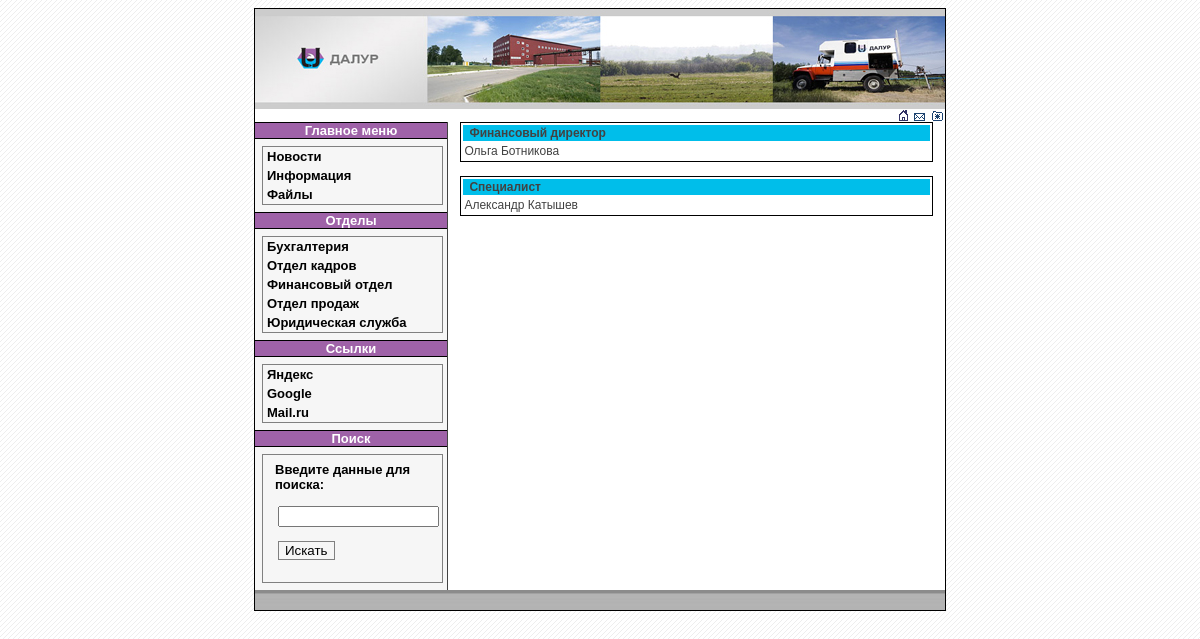
Page /view_dep.php?dep=3 on the committed database.
### tables this page shows
CREATE TABLE `departments` (
  `id` int NOT NULL AUTO_INCREMENT,
  `title` text NOT NULL,
  PRIMARY KEY (`id`)
);

CREATE TABLE `links` (
  `id` int NOT NULL AUTO_INCREMENT,
  `title` text NOT NULL,
  `link` text NOT NULL,
  PRIMARY KEY (`id`)
);

CREATE TABLE `workers` (
  `id` int NOT NULL AUTO_INCREMENT,
  `name` text NOT NULL,
  `position` text NOT NULL,
  `department` int NOT NULL,
  PRIMARY KEY (`id`),
  KEY `department` (`department`),
  CONSTRAINT `workers_ibfk_1` FOREIGN KEY (`department`) REFERENCES `departments` (`id`)
);

### blocks/lefttd.php (the view)
<td width="184" valign="top" class="left">
<div class="menu_title">Главное меню</div>
<div id="coolmenu">
<a href="index.php">Новости</a>
<a href="info.php">Информация</a>
<a href="files.php">Файлы</a>
</div>
<div class="menu_title">Отделы</div>
<div id="coolmenu">
<?
$sql_dep = "select * from departments";
$result_dep = $conn->query($sql_dep);
if ($result_dep->num_rows > 0){
while($row = $result_dep->fetch_assoc() ){
      echo "<a href='view_dep.php?dep=" . $row["id"] . "'>" .  $row["title"] . "</a>";
}
} else {
      echo "<p>Отделов нет, разогнали";
}
?>
</div>
<div class="menu_title">Ссылки</div>
<div id="coolmenu">
<?
$sql_link = "select * from links";
$result_link = $conn->query($sql_link);
if ($result_link->num_rows > 0){
while($row = $result_link->fetch_assoc() ){
      echo "<a href='" . $row["link"] . "'>" .  $row["title"] . "</a>";
}
} else {
      echo "<p>Ссылок нет, мы в 21 веке";
}
?>
</div>
<div class="menu_title">Поиск</div>
<div id="coolmenu">
<form class="bottom" action="view_search.php" method="post" name="form_s">
<p class="search_text">Введите данные для поиска:</p><br>
<p class="search_input"><input  type="text" size="17" maxlength="50" name="search"></p><br>
<input class="search_button" type="submit" name="submit_s" value="Искать">
</form></div>
</td>

### view_dep.php (shortened to what this page needs)
<? include ("blocks/bd.php");
if (isset($_GET['dep'])) {$dep = $_GET['dep']; }
$sql_dep = "select * from departments where id='$dep'";
$result_dep = $conn->query($sql_dep);
if ($result_dep->num_rows > 0){
while($row = $result_dep->fetch_assoc() ){
?>
<html>
<head>
  <title><? echo "Отделы - " . $row["title"]; }}?> </title>
<link href="style.css" rel="stylesheet" type="text/css">
</head>
<body>
<table width="690" border="0" align="center" cellpadding="0" cellspacing="0" bgcolor="#FFFFFF" class="main_border">
  <?php include ("blocks/header.php"); ?>
  <tr>
    <td valign="top"><?php include ("blocks/adds.php"); ?>
    <table width="100%" border="0" cellspacing="0" cellpadding="0">
      <tr>
          <?php include ("blocks/lefttd.php"); ?>
        <td valign="top">
            <?
  $sql_dep = "select * from workers, departments where departments.id='$dep' and workers.department='$dep'";
$result_dep = $conn->query($sql_dep);
if($result_dep->num_rows > 0){
while($row = $result_dep->fetch_assoc() ){
        echo "<table align='center' class='news'>";
        echo "<tr>";
        echo "<td class='news_title'><p class='news_name'>". $row["position"] ."</p>";
        echo "</tr>";
        echo "<tr>";
        echo "<td>" . $row["name"] . "</td>";
        echo "</tr>";
        echo "</table><br>";
}}
else {
      echo "<h3 align='center'>В базе данных нет записей</h3>";
}
?>
        </td>
      </tr>
    </table></td>
  </tr>
    <?php include ("blocks/footer.php"); ?>
</table>
</body>
</html>

### style.css (style rules this page uses)
.main_border { border:1px solid #000000; }
body { background-image:url(img/bg.gif); }
.left { background-color:#f6f6f6; border-right:1px solid #424242; }
p { font-family:Arial, Helvetica, sans-serif; font-size:12px; color:424242; margin-left:12px; }
.menu_title { font-family:Arial, Helvetica, sans-serif; font-size:13px; color:#ffffff; text-align:center; font-weight:bold; border-top:1px solid #000000; border-bottom:1px solid #000000; background-color:#9F62A8; }
.news { border:1px solid #000; width:95%; }
.news_title { background-color:#00BEEA; }
.news_name { margin-top:0px; margin-bottom:0px; margin-left:5px; font-weight:bold; }
.search_text { font-size:13px; margin-right:7px; margin-bottom:0px; margin-top:7px; font-weight:bold; color:#000000; }
.search_button { border:1px solid gray; background-color:#f6f6f6; margin-left:15px; margin-bottom:10px; }
.search_input { margin-bottom:0px; margin-top:0px; margin-left:15px; }
#coolmenu { border: 1px solid gray; border-bottom-width: 0; width: 93%; background-color: #f6f6f6; margin:7px; border-bottom: 1px solid gray; border-top: 1px solid gray; }
#coolmenu a { font: bold 13px Arial, Helvetica, sans-serif; padding: 2px; padding-left: 4px; display: block; width: 100%; color: #000000; text-decoration: none; }
html>body #coolmenu a { width: auto; }

### view_dep.php (style rules this page uses)
body,td,th { font-family:Arial, Helvetica, sans-serif; font-size: 12px; color: #424242; }

### rows in the picture
departments: title "Бухгалтерия"
departments: title "Отдел кадров"
departments: title "Финансовый отдел"
departments: title "Отдел продаж"
departments: title "Юридическая служба"
links: title "Яндекс"
links: title "Google"
links: title "Mail.ru"
workers: position "Финансовый директор", name "Ольга Ботникова"
workers: position "Специалист", name "Александр Катышев"
